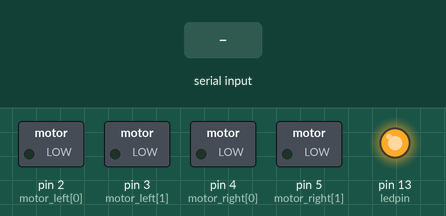
Simulated run of this sketch. Board: Arduino Uno, built with avr-gcc and run on an emulated ATmega328P. On the bench: switched loads named in the sketch (green lamp = pin HIGH), output pins drawn as LEDs (lit = HIGH). The inputs (shaded band) are chosen by the test bench.

Above: at 1.5 s.
1.6 s: "B" received over the second serial link
At 2.1 s:
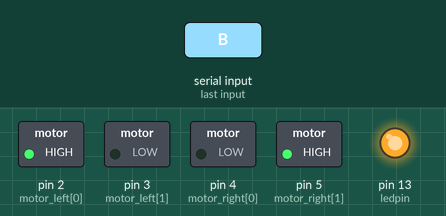
3.1 s: "L" received over the second serial link
At 4.3 s:
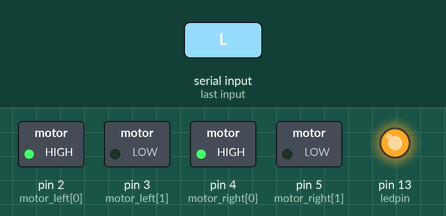
4.6 s: "R" received over the second serial link
At 5.6 s:
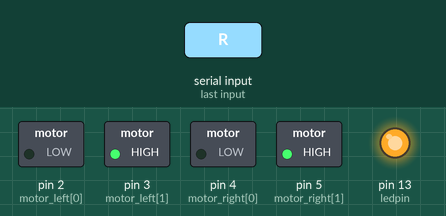
6.1 s: "F" received over the second serial link
At 6.7 s:
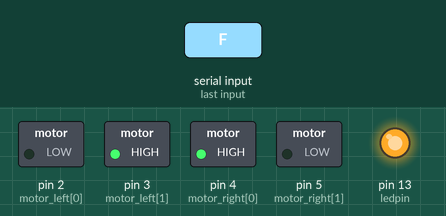
7.6 s: "S" received over the second serial link
At 7.9 s:
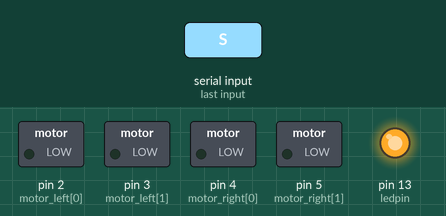
Timing chart, 0 to 10.1 s (numbered marks = the images above; inputs shaded):
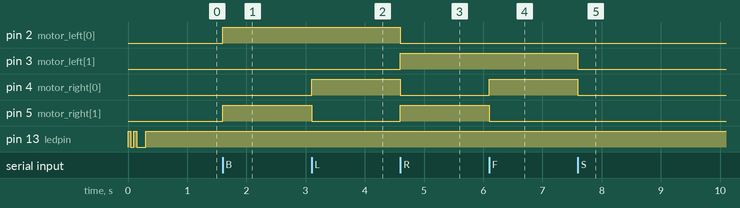

Measured:
- after the input at 1.6 s, pin 2 (motor_left[0]), pin 5 (motor_right[1]): LOW → HIGH at once
- after the input at 3.1 s, pin 4 (motor_right[0]): LOW → HIGH at once; pin 5 (motor_right[1]): HIGH → LOW at once
- after the input at 4.6 s, pin 2 (motor_left[0]), pin 4 (motor_right[0]): HIGH → LOW at once; pin 3 (motor_left[1]), pin 5 (motor_right[1]): LOW → HIGH at once
- after the input at 6.1 s, pin 4 (motor_right[0]): LOW → HIGH at once; pin 5 (motor_right[1]): HIGH → LOW at once
- after the input at 7.6 s, pin 3 (motor_left[1]), pin 4 (motor_right[0]): HIGH → LOW at once

The sketch:

tankproject.ino
```cpp
/*
*   Tank Robot Code
*   Written by Grigoris Mallios
*/
#include <SoftwareSerial.h>        // Include SoftwareSerial Library
const int motor_left[] = { 2, 3 }; // motor pins
const int motor_right[] ={ 4, 5 }; // motor pins
const int ledpin=13;               // led on D13 will show status
int BluetoothData;                 // data from bluetooth
SoftwareSerial Bluetooth(10, 11);  // RX, TX pins

void setup() {
    Bluetooth.begin(9600);         // Initialise bluetooth port
    Bluetooth.setTimeout(50);      // Set timeout for bluetooth port(makes it go faster for some reason)
    Serial.begin(9600);            // Initialise Serial port for debugging
    pinMode(ledpin, OUTPUT);       // Set led to output
    int i;                         // Loop to init all motor pins
    for(i = 0; i < 2; i++){
        pinMode(motor_left[i], OUTPUT);
        pinMode(motor_right[i], OUTPUT);
    }
    blink();                        // Blink led_pin
}

/*
 *  Blink Function
 */
void blink(){
    digitalWrite(ledpin, 1);
    delay(50);
    digitalWrite(ledpin, 0);
    delay(50);
    digitalWrite(ledpin, 1);
    delay(50);
    digitalWrite(ledpin, 0);
    delay(50);
    digitalWrite(ledpin, 1);
    digitalWrite(ledpin, 0);
    delay(50);
    digitalWrite(ledpin, 1);
    digitalWrite(ledpin, 0);
    delay(50);
    digitalWrite(ledpin, 1);
}

/*
 * Serial Data handling
 */

void loop() {
    if (Bluetooth.available()){           // Check if bluetooth is available
        BluetoothData=Bluetooth.read();   // If available,read the serial port
        if(BluetoothData == 'S'){         // Proccess the received data
            Stop();
            } else if(BluetoothData == 'B'){
            Back();
            } else if(BluetoothData == 'L'){
            Left();
            } else if(BluetoothData == 'R'){
            Right();
            } else if(BluetoothData == 'F'){
            Forward();
            }
            if(Serial.available()){       // Send back to Serial for debugging
              Serial.println("Received: " + BluetoothData);
            }
    }
}


void Back(){
    digitalWrite(motor_left[0], 1);
    digitalWrite(motor_left[1], 0);

    digitalWrite(motor_right[0], 0);
    digitalWrite(motor_right[1], 1);

}

void Forward(){
    digitalWrite(motor_left[0], 0);
    digitalWrite(motor_left[1], 1);

    digitalWrite(motor_right[0], 1);
    digitalWrite(motor_right[1], 0);
}

void Left(){
    digitalWrite(motor_left[0], 1);
    digitalWrite(motor_left[1], 0);

    digitalWrite(motor_right[0], 1);
    digitalWrite(motor_right[1], 0);
}

void Stop(){
    digitalWrite(motor_left[0], 0);
    digitalWrite(motor_left[1], 0);

    digitalWrite(motor_right[0], 0);
    digitalWrite(motor_right[1], 0);
}

void Right(){
    digitalWrite(motor_left[0], 0);
    digitalWrite(motor_left[1], 1);

    digitalWrite(motor_right[0], 0);
    digitalWrite(motor_right[1], 1);
}
```
